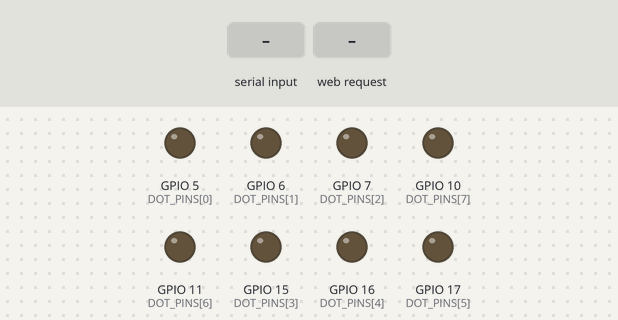
Simulated run of this sketch. Board: ESP32-S3. On the bench: output pins drawn as LEDs (lit = HIGH). Inputs (shaded band) come from the test bench. WiFi joins after 1.5 s; servers stay silent unless stated; what the sketch prints to the serial monitor is not drawn.

Above: at 7.1 s.
7.2 s: "TEST\n" received over Serial
At 7.3 s:
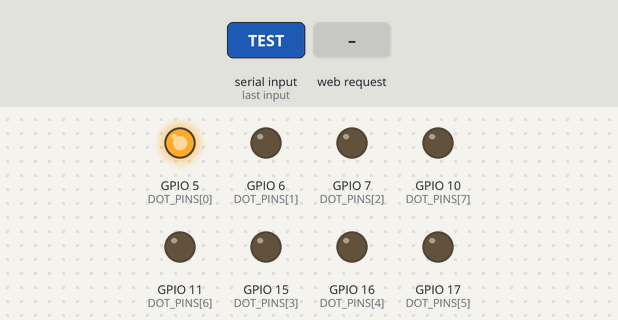
At 9.64 s:
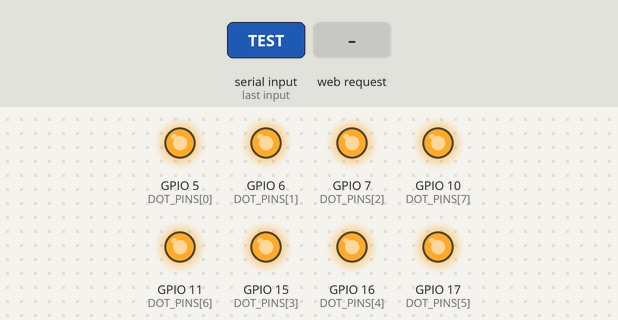
10.2 s: HTTP request GET /PING received
11.7 s: "PING\n" received over Serial
13.2 s: "HELP\n" received over Serial
Timing chart, 0 to 15.7 s (numbered marks = the images above; inputs shaded):
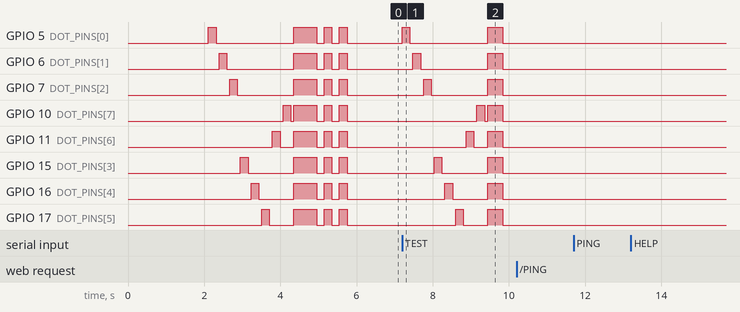

Measured:
- after the input at 7.2 s, GPIO 5 (DOT_PINS[0]): LOW → HIGH at once, → LOW 0.20 s later, → HIGH 2.0 s later, → LOW 0.40 s later; GPIO 6 (DOT_PINS[1]): LOW → HIGH after 0.28 s, → LOW 0.20 s later, → HIGH 1.8 s later, → LOW 0.40 s later
- after the input at 10.2 s, every drawn part: stays the same
- after the input at 11.7 s, every drawn part: stays the same
- after the input at 13.2 s, every drawn part: stays the same

The sketch:

arduino_8dot_braille.ino
```cpp
/*
 * ESP32-S3 — 8-dot Braille cell hardware test (Serial + Wi-Fi TCP)
 *
 * Protocol (newline-terminated, works on both Serial and TCP):
 *   "DOTS:1,2,3,7\n"  — raise specified dots 1–8
 *   "DOTS:NONE\n"      — clear all
 *   TEST               — sweep each dot, brief all-on, then clear
 *   PING               — reply PONG
 *   HELP               — list commands
 * Baud: 115200  |  TCP port: 3333
 *
 * Wiring — DOT_PINS must match LED_test_esp32.cpp (same dot order / GPIOs).
 *   Dot 1..8 -> GPIO pins below -> LED/solenoid driver -> GND
 *
 * 8-dot Braille layout:
 *   1 • • 4
 *   2 • • 5
 *   3 • • 6
 *   7 • • 8
 *
 * Wi-Fi: connects to WIFI_SSID at boot. Once connected, the serial
 * monitor prints the IP address. Connect via TCP on port 3333 from
 * your laptop to send the same commands wirelessly.
 */

#include <Arduino.h>
#include <WiFi.h>

// --- Config -----------------------------------------------------------------

static const int NUM_DOTS = 8;
// Dot 1..8 — must match LED_test_esp32.cpp.
// Avoid GPIO 9 & 12 for dots 5–6: on ESP32-S3, GPIO9 is often default I2C SCL and GPIO12 is
// default HSPI CLK; the Arduino core or libraries may attach those peripherals so
// digitalWrite() does not drive your LEDs reliably. Use 16/17 (or other free GPIOs) instead.
const int DOT_PINS[NUM_DOTS] = {5, 6, 7, 15, 16, 17, 11, 10};

static const int BAUD_RATE = 115200;
static const uint16_t TCP_PORT = 3333;
static const uint32_t WIFI_CONNECT_TIMEOUT_MS = 15000;
static const uint32_t WIFI_RETRY_LOG_MS = 2000;
static const uint32_t SERIAL_WAIT_MS = 500;

#define ENABLE_STARTUP_SWEEP 1

String inputBuffer;
String networkInputBuffer;
static const size_t INPUT_MAX = 128;
bool wifiConnected = false;

const char* WIFI_SSID = "BU Guest (unencrypted)";
const char* WIFI_PASS = "";

WiFiServer tcpServer(TCP_PORT);
WiFiClient tcpClient;

// --- Helpers ----------------------------------------------------------------

void clearAllDots() {
  for (int i = 0; i < NUM_DOTS; i++) {
    digitalWrite(DOT_PINS[i], LOW);
  }
}

void setAllDots(int state) {
  for (int i = 0; i < NUM_DOTS; i++) {
    digitalWrite(DOT_PINS[i], state);
  }
}

void activateDot(int dotNum) {
  if (dotNum < 1 || dotNum > NUM_DOTS) return;
  digitalWrite(DOT_PINS[dotNum - 1], HIGH);
}

void flashAllDots() {
  for (int r = 0; r < 3; r++) {
    setAllDots(HIGH);
    delay(200);
    clearAllDots();
    delay(200);
  }
}

void sweepDots() {
  clearAllDots();
  for (int d = 1; d <= NUM_DOTS; d++) {
    activateDot(d);
    delay(200);
    clearAllDots();
    delay(80);
  }
  setAllDots(HIGH);
  delay(400);
  clearAllDots();
}

void activateDotsFromString(const String& dotsStr) {
  clearAllDots();
  int startIdx = 0;
  while (startIdx < (int)dotsStr.length()) {
    int commaIdx = dotsStr.indexOf(',', startIdx);
    String part;
    if (commaIdx < 0) {
      part = dotsStr.substring(startIdx);
      startIdx = dotsStr.length();
    } else {
      part = dotsStr.substring(startIdx, commaIdx);
      startIdx = commaIdx + 1;
    }
    part.trim();
    if (part.length() == 0) continue;
    int n = part.toInt();
    if (n >= 1 && n <= NUM_DOTS) activateDot(n);
  }
}

void sendReply(const String& msg) {
  Serial.println(msg);
  if (tcpClient && tcpClient.connected()) {
    tcpClient.println(msg);
  }
}

void processLine(const String& lineIn) {
  String message = lineIn;
  message.trim();
  if (message.length() == 0) return;

  if (message.equalsIgnoreCase("PING")) {
    sendReply("PONG");
    return;
  }
  if (message.equalsIgnoreCase("HELP")) {
    sendReply("CMD: DOTS:1,2,3,7 | DOTS:NONE | TEST | PING | HELP");
    return;
  }
  if (message.equalsIgnoreCase("TEST")) {
    sweepDots();
    sendReply("ACK:TEST");
    return;
  }

  if (message.startsWith("DOTS:")) {
    String dotsStr = message.substring(5);
    dotsStr.trim();
    if (dotsStr.length() == 0 || dotsStr.equalsIgnoreCase("NONE")) {
      clearAllDots();
      sendReply("ACK:CLEARED");
    } else {
      activateDotsFromString(dotsStr);
      sendReply("ACK:DOTS:" + dotsStr);
    }
    return;
  }

  sendReply("ERROR:Unknown command (send HELP)");
}

// --- Arduino ----------------------------------------------------------------

void setup() {
  Serial.begin(BAUD_RATE);
  delay(SERIAL_WAIT_MS);
  Serial.println("BOOT:8-dot Braille cell test starting");

  for (int i = 0; i < NUM_DOTS; i++) {
    pinMode(DOT_PINS[i], OUTPUT);
    digitalWrite(DOT_PINS[i], LOW);
  }

  // --- ESP32 Wi-Fi ---
  Serial.print("WIFI:Connecting SSID=");
  Serial.println(WIFI_SSID);
  WiFi.mode(WIFI_STA);
  WiFi.begin(WIFI_SSID, WIFI_PASS);

  uint32_t connectStart = millis();
  uint32_t lastLog = 0;
  while (WiFi.status() != WL_CONNECTED &&
         (millis() - connectStart) < WIFI_CONNECT_TIMEOUT_MS) {
    delay(200);
    if ((millis() - lastLog) >= WIFI_RETRY_LOG_MS) {
      lastLog = millis();
      Serial.print("WIFI:Still connecting, status=");
      Serial.println(WiFi.status());
    }
  }

  wifiConnected = (WiFi.status() == WL_CONNECTED);
  if (wifiConnected) {
    Serial.print("WIFI:Connected IP=");
    Serial.println(WiFi.localIP());
    tcpServer.begin();
    Serial.print("WIFI:TCP_SERVER_PORT=");
    Serial.println(TCP_PORT);
  } else {
    Serial.println("WIFI:Connect timeout, continuing in serial-only mode");
  }

  Serial.println("READY:ESP32-S3 8-Dot Braille Cell Test");
  Serial.flush();

#if ENABLE_STARTUP_SWEEP
  sweepDots();
  Serial.println("ACK:STARTUP_SWEEP");
#endif

  flashAllDots();
}

void loop() {
  if (wifiConnected && (!tcpClient || !tcpClient.connected())) {
    tcpClient = tcpServer.available();
    if (tcpClient) {
      Serial.println("WIFI:Client connected");
      tcpClient.println("READY:ESP32-S3 8-Dot Braille Cell Test");
    }
  }

  while (Serial.available() > 0) {
    char c = static_cast<char>(Serial.read());
    if (c == '\n') {
      processLine(inputBuffer);
      inputBuffer = "";
    } else if (c != '\r') {
      if (inputBuffer.length() < INPUT_MAX) {
        inputBuffer += c;
      }
    }
  }

  if (wifiConnected && tcpClient && tcpClient.connected()) {
    while (tcpClient.available() > 0) {
      char c = static_cast<char>(tcpClient.read());
      if (c == '\n') {
        processLine(networkInputBuffer);
        networkInputBuffer = "";
      } else if (c != '\r') {
        if (networkInputBuffer.length() < INPUT_MAX) {
          networkInputBuffer += c;
        }
      }
    }
  }
}
```

LED_test_esp32.cpp
```cpp
/*
 * ESP32-S3 — 8-LED diagnostic test
 *
 * Tests each GPIO individually with a long hold so you can
 * clearly see which LEDs work and which don't.
 * Open Serial Monitor at 115200.
 */

#include <Arduino.h>

static const int NUM_LEDS = 8;
// Same order as arduino_8dot_braille.ino DOT_PINS (dot 1..8 -> GPIO).
// Dots 5–6 use GPIO 16/17 (not 12/9 — those conflict with default SPI SCK / I2C SCL on many S3 boards).
const int LED_PINS[NUM_LEDS] = {5, 6, 7, 15, 16, 17, 11, 10};

void setup() {
  Serial.begin(115200);
  delay(1000);
  Serial.println("\n========================================");
  Serial.println("  8-LED Diagnostic Test — ESP32-S3");
  Serial.println("========================================\n");

  for (int i = 0; i < NUM_LEDS; i++) {
    pinMode(LED_PINS[i], OUTPUT);
    digitalWrite(LED_PINS[i], LOW);
  }

  Serial.println("All pins set to OUTPUT. Starting test...\n");
}

void loop() {
  // --- Test each LED one at a time ---
  for (int i = 0; i < NUM_LEDS; i++) {
    Serial.print(">> Dot ");
    Serial.print(i + 1);
    Serial.print("  GPIO ");
    Serial.print(LED_PINS[i]);
    Serial.print(" -> HIGH   (look for this LED now)");
    if (LED_PINS[i] == 46) {
      Serial.print("  *** WARNING: GPIO 46 is input-only on ESP32-S3! ***");
    }
    Serial.println();

    digitalWrite(LED_PINS[i], HIGH);
    delay(1500);
    digitalWrite(LED_PINS[i], LOW);
    delay(500);
  }

  // --- All on together ---
  Serial.println("\n>> ALL LEDs ON (8 should light up)");
  for (int i = 0; i < NUM_LEDS; i++) {
    digitalWrite(LED_PINS[i], HIGH);
  }
  delay(2000);

  for (int i = 0; i < NUM_LEDS; i++) {
    digitalWrite(LED_PINS[i], LOW);
  }
  Serial.println(">> ALL LEDs OFF\n");
  delay(1000);

  Serial.println("--- Cycle done. Restarting in 3s ---\n");
  delay(3000);
}
```
